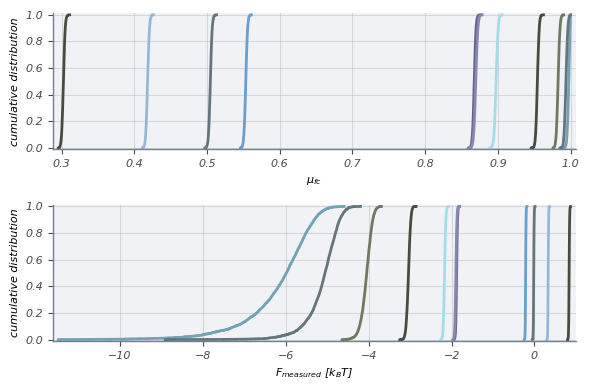
#> input picture code/sandbox/ecdfs.png, 589 x 390 px
$ python -i mwc_mutants_utils.py   (imports and definitions only)   (older library calls are emulated)
#> lines starting #> are read from the running program, lines starting #| are printed output that depends on the picture
"""
Title:
    mwc_mutants_utils.py
Creation Date:
    2016-07-16
Author(s):
    Manuel Razo-Mejia, Griffin Chure
Purpose:
    This file contains a myriad of functions used for data processing, analysis
    and inference of a variety of data types. These functions are split into
    different categories, which are listed below.

        General Thermodynamic Functions
        -------------------------------
        pact_log:
            Returns the probability of a repressor being active as described
            by the MWC model.

        fold_change_log:
            Returns the gene expression fold change according to the
            thermodynamic model with the extension that takes into account the
            effect of the inducer.

           bohr_fn:
            Computes the Bohr parameter for the data in a DataFrame df as a
            function of the MWC parameters ea and ei.

        Regression and Bayesian Inference
        ---------------------------------
        log_post:
            Computes the log posterior of the fold-change expression for a
            single set of parameters

        resid:
            Residuals for the theoretical fold change.

        non_lin_reg_mwc:
            Performs a non-linear regression on the lacI iptg titration data
            assuming Gaussian errors with constant variance. Returns the
            parameters
                                    e_A = -ln(K_A)
                                    e_I = -ln(K_I)
            and their corresponding error bars by approximating the posterior
            distribution as Gaussian.

        log_likelihood_mcmc:
            Computes the log likelihood probability (homoscedastic gaussian) of
            the fold-change expression for input into the mcmc hammer.

        log_post_mcmc:
            Computes the log posterior probability of the fold-change
            expression for input into the mcmc hammer.

        MCMC Utilities
        --------------
        hpd:
            Returns highest probability density region given by a set of
            samples.

        mcmc_cred_region:
            This function takes every element in the MCMC flatchain and
            computes the fold-change for each iptg concentration returning at
            the end the indicated mass_frac fraction of the fold change.

        mcmc_cred_reg_error_prop:
            This function takes every element in the MCMC flatchain and
            computes the fold-change for each iptg concentration returning at
            the end the indicated mass_frac fraction of the fold change.

        Flow Cytometry Data Processing
        ------------------------------
        fit_2D_gaussian:
            This function hacks astroML fit_bivariate_normal to return the
            mean and covariance matrix when fitting a 2D gaussian fuction to
            the data contained in the x_vall and y_val columns of the
            DataFrame df.

        gauss_interval:
            Computes the of the statistic (x - µx)'sum(x - µx) for each of the
            elements in df columns x_val and y_val.

        auto_gauss_gate:
            Function that applies an "unsupervised bivariate Gaussian gate" to
            the data over the channels x_val and y_val.

        Image Processing
        ----------------
        find_zero_crossings:
            This  function computes the gradients in pixel values of an image
            after applying a sobel filter to a given image. This  function is
            later used in the Laplacian of Gaussian cell segmenter
            (log_segmentation) function.

        log_segmentation:
            This function computes the Laplacian of a gaussian filtered image
            and detects object edges as regions which cross zero in the
            derivative.

        average_stack:
            Computes an average image from a provided array of images.

        generate_flatfield:
            Corrects illumination of a given image using a dark image and an
            image of the flat illumination.

        gaussian_subtraction:
            This function applies a gaussian blur to an image and subtracts it
            from the original image. This removes any large-scale
            irregularities in illumination.

        Plotting Configuration
        ----------------------
        set_plotting_style:
            Formats plotting enviroment to that used in Physical Biology of
            the Cell, 2nd edition. To format all plots within a script, simply
            execute `mwc_induction_utils.set_plotting_style() in the preamble.

License: MIT
    Copyright (c) 2017 Rob Phillips group @ California Institute of Technology

    Permission is hereby granted, free of charge, to any person obtaining a
    copy of this software and associated documentation files (the "Software"),
    to deal in the Software without restriction, including without limitation
    the rights to use, copy, modify, merge, publish, distribute, sublicense,
    and/or sell copies of the Software, and to permit persons to whom the
    Software is furnished to do so, subject to the following conditions:

    The above copyright notice and this permission notice shall be included in
    all copies or substantial portions of the Software.

    THE SOFTWARE IS PROVIDED "AS IS", WITHOUT WARRANTY OF ANY KIND, EXPRESS OR
    IMPLIED, INCLUDING BUT NOT LIMITED TO THE WARRANTIES OF MERCHANTABILITY,
    FITNESS FOR A PARTICULAR PURPOSE AND NONINFRINGEMENT. IN NO EVENT SHALL THE
    AUTHORS OR COPYRIGHT HOLDERS BE LIABLE FOR ANY CLAIM, DAMAGES OR OTHER
    LIABILITY, WHETHER IN AN ACTION OF CONTRACT, TORT OR OTHERWISE, ARISING
    FROM, OUT OF OR IN CONNECTION WITH THE SOFTWARE OR THE USE OR OTHER
    DEALINGS IN THE SOFTWARE.MIT

"""
import numpy as np
import scipy.special
import scipy.ndimage
import skimage.filters
import skimage.morphology
import skimage.segmentation
import joblib as jlb
import pandas as pd
import scipy.stats as sc
import scipy
import statsmodels.tools.numdiff as smnd # to comput the Hessian matrix
import matplotlib as mpl
import matplotlib.pyplot as plt
import seaborn as sns
from fit_bivariate_gaussian_astroML import *

# #################
# Generic thermodynamic functions
# #################

# #################
# [688 lines left out: functions pact_log, fold_change_log, bohr_fn, nonlin_log_post, resid, non_lin_reg and 10 more, not called in this run]


# #################
def log_segmentation(im, selem='default', thresh=0.0001, radius=2.0,
                     median_filt=True, clear_border=True, label=False):
    """
    This function computes the Laplacian of a gaussian filtered image and
    detects object edges as regions which cross zero in the derivative.

    Parameters
    ----------
    im :  2d-array
        Image to be processed. Must be a single channel image.
    selem : 2d-array, bool
        Structural element for identifying zero crossings. Default value is
        a 2x2 pixel square.
    radius : float
        Radius for gaussian filter prior to computation of derivatives.
    median_filt : bool
        If True, the input image will be median filtered with a 3x3 structural
        element prior to segmentation.
    selem : 2d-array, bool
        Structural element to be applied for laplacian calculation.
    thresh : float
        Threshold past which
    clear_border : bool
        If True, segmented objects touching the border will be removed.
        Default is True.
    label : bool
        If True, segmented objecs will be labeled. Default is False.

    Returns
    -------
    im_final : 2d-array
        Final segmentation mask. If label==True, the output will be a integer
        labeled image. If label==False, the output will be a bool.

    Notes
    -----
    We thank Justin Bois in his help writing this function.
    https://bebi103.caltech.edu
    """
#> called with selem = 'default', thresh = 0.0001, radius = 2, median_filt = True, clear_border = True, label = False

    # Test that the provided image is only 2-d.
    if len(np.shape(im)) > 2:
        raise ValueError('image must be a single channel!')

    # Determine if the image should be median filtered.
    if median_filt is True:
        selem = skimage.morphology.square(3)
        im_filt = scipy.ndimage.median_filter(im, footprint=selem)
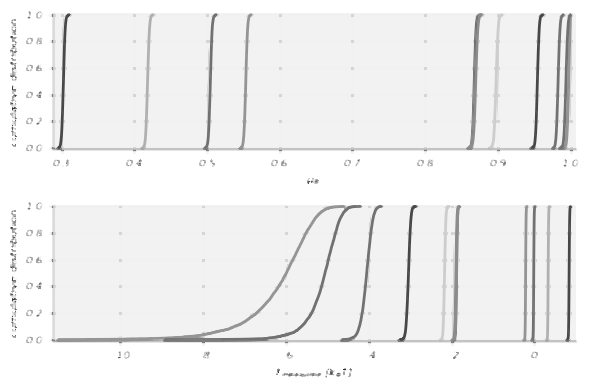
#> im_filt: shape (390, 589); min 47, max 255, mean 240.7
    else:
        im_filt = im
    # Ensure that the provided image is a float.
    if np.max(im) > 1.0:
        im_float = skimage.img_as_float(im_filt)
    else:
        im_float = im_filt

    # Compute the LoG filter of the image.
    im_LoG = scipy.ndimage.filters.gaussian_laplace(im_float, radius)
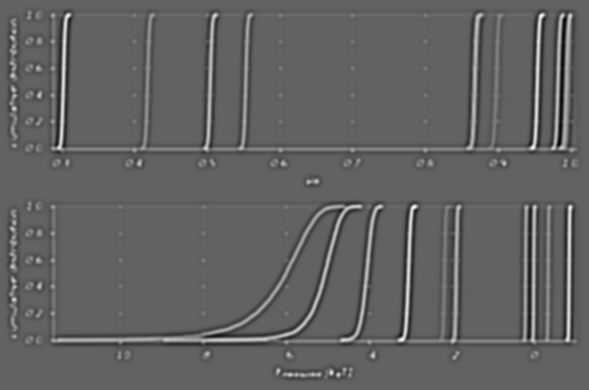
#> im_LoG: shape (390, 589) float64; min -0.0576, max 0.0915, mean -0.000164; drawn with min black and max white

    # Define the structural element.
#> (the run stopped early here; a loop or call above may not have finished)
